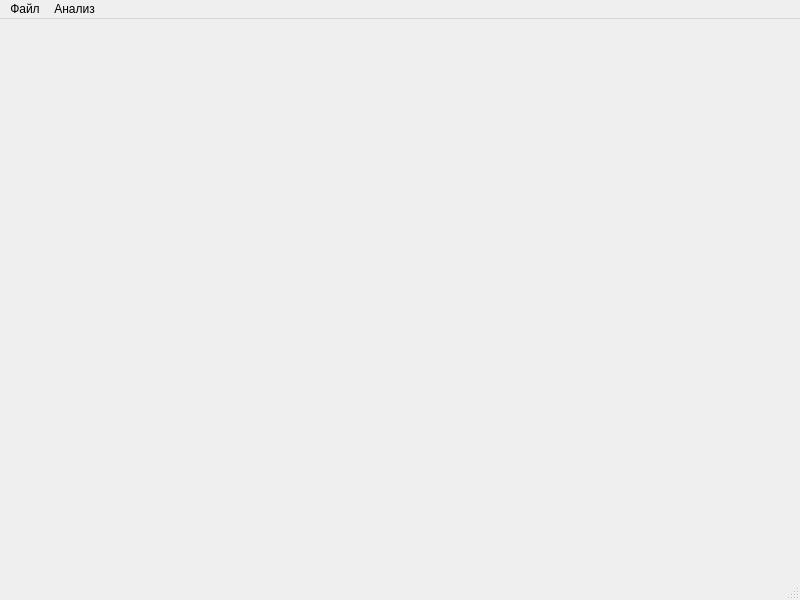
<ui version="4.0">
 <class>MainWindow</class>
 <widget class="QMainWindow" name="MainWindow">
  <property name="geometry">
   <rect>
    <x>0</x>
    <y>0</y>
    <width>800</width>
    <height>600</height>
   </rect>
  </property>
  <property name="windowTitle">
   <string>Medical Image Analyzer</string>
  </property>

  <widget class="QWidget" name="centralwidget"/>

  <!-- Главное меню -->
  <widget class="QMenuBar" name="menubar">
   <property name="geometry">
    <rect>
     <x>0</x>
     <y>0</y>
     <width>800</width>
     <height>21</height>
    </rect>
   </property>

   <!-- Меню Файл -->
   <widget class="QMenu" name="menuFile">
    <property name="title">
     <string>Файл</string>
    </property>
    <addaction name="actionLoadImage"/>
   </widget>

   <!-- Меню Анализ -->
   <widget class="QMenu" name="menuAnalyze">
    <property name="title">
     <string>Анализ</string>
    </property>
    <addaction name="actionAnalyze"/>
   </widget>

   <addaction name="menuFile"/>
   <addaction name="menuAnalyze"/>
  </widget>

  <widget class="QStatusBar" name="statusbar"/>

  <!-- Действие: Загрузить изображение -->
  <action name="actionLoadImage">
   <property name="text">
    <string>Загрузить изображение</string>
   </property>
  </action>

  <!-- Действие: Анализировать -->
  <action name="actionAnalyze">
   <property name="text">
    <string>Анализировать</string>
   </property>
  </action>

 </widget>
</ui>
